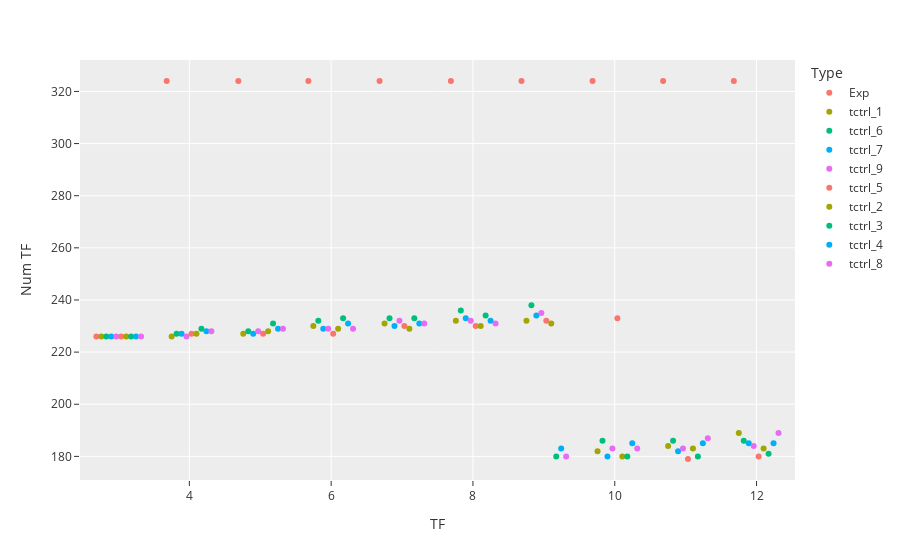

Source (notebook cell):
### Code cell
px.strip(all_stats, x='TF', y='Num TF', color='Type')

### Figure 1 — Plotly figure (JSON) as saved in the notebook; plotly's stock layout.template omitted (floating-point values rounded to 4 significant figures)
{"data": [{"alignmentgroup": "True", "boxpoints": "all", "fillcolor": "rgba(255,255,255,0)", "hoveron": "points", "hovertemplate": "Type=Exp<br>TF=%{x}<br>Num TF=%{y}<extra></extra>", "legendgroup": "Exp", "line": {"color": "rgba(255,255,255,0)"}, "marker": {"color": "#F8766D"}, "name": "Exp", "offsetgroup": "Exp", "orientation": "v", "pointpos": 0, "showlegend": true, "type": "box", "x": [3, 4, 5, 6, 7, 8, 9, 10, 11, 12], "x0": " ", "xaxis": "x", "y": [226, 324, 324, 324, 324, 324, 324, 324, 324, 324], "y0": " ", "yaxis": "y"}, {"alignmentgroup": "True", "boxpoints": "all", "fillcolor": "rgba(255,255,255,0)", "hoveron": "points", "hovertemplate": "Type=tctrl_1<br>TF=%{x}<br>Num TF=%{y}<extra></extra>", "legendgroup": "tctrl_1", "line": {"color": "rgba(255,255,255,0)"}, "marker": {"color": "#A3A500"}, "name": "tctrl_1", "offsetgroup": "tctrl_1", "orientation": "v", "pointpos": 0, "showlegend": true, "type": "box", "x": [3, 4, 5, 6, 7, 8, 9, 10, 11, 12], "x0": " ", "xaxis": "x", "y": [226, 226, 227, 230, 231, 232, 232, 182, 184, 189], "y0": " ", "yaxis": "y"}, {"alignmentgroup": "True", "boxpoints": "all", "fillcolor": "rgba(255,255,255,0)", "hoveron": "points", "hovertemplate": "Type=tctrl_6<br>TF=%{x}<br>Num TF=%{y}<extra></extra>", "legendgroup": "tctrl_6", "line": {"color": "rgba(255,255,255,0)"}, "marker": {"color": "#00BF7D"}, "name": "tctrl_6", "offsetgroup": "tctrl_6", "orientation": "v", "pointpos": 0, "showlegend": true, "type": "box", "x": [3, 4, 5, 6, 7, 8, 9, 10, 11, 12], "x0": " ", "xaxis": "x", "y": [226, 227, 228, 232, 233, 236, 238, 186, 186, 186], "y0": " ", "yaxis": "y"}, {"alignmentgroup": "True", "boxpoints": "all", "fillcolor": "rgba(255,255,255,0)", "hoveron": "points", "hovertemplate": "Type=tctrl_7<br>TF=%{x}<br>Num TF=%{y}<extra></extra>", "legendgroup": "tctrl_7", "line": {"color": "rgba(255,255,255,0)"}, "marker": {"color": "#00B0F6"}, "name": "tctrl_7", "offsetgroup": "tctrl_7", "orientation": "v", "pointpos": 0, "showlegend": true, "type": "box", "x": [3, 4, 5, 6, 7, 8, 9, 10, 11, 12], "x0": " ", "xaxis": "x", "y": [226, 227, 227, 229, 230, 233, 234, 180, 182, 185], "y0": " ", "yaxis": "y"}, {"alignmentgroup": "True", "boxpoints": "all", "fillcolor": "rgba(255,255,255,0)", "hoveron": "points", "hovertemplate": "Type=tctrl_9<br>TF=%{x}<br>Num TF=%{y}<extra></extra>", "legendgroup": "tctrl_9", "line": {"color": "rgba(255,255,255,0)"}, "marker": {"color": "#E76BF3"}, "name": "tctrl_9", "offsetgroup": "tctrl_9", "orientation": "v", "pointpos": 0, "showlegend": true, "type": "box", "x": [3, 4, 5, 6, 7, 8, 9, 10, 11, 12], "x0": " ", "xaxis": "x", "y": [226, 226, 228, 229, 232, 232, 235, 183, 183, 184], "y0": " ", "yaxis": "y"}, {"alignmentgroup": "True", "boxpoints": "all", "fillcolor": "rgba(255,255,255,0)", "hoveron": "points", "hovertemplate": "Type=tctrl_5<br>TF=%{x}<br>Num TF=%{y}<extra></extra>", "legendgroup": "tctrl_5", "line": {"color": "rgba(255,255,255,0)"}, "marker": {"color": "#F8766D"}, "name": "tctrl_5", "offsetgroup": "tctrl_5", "orientation": "v", "pointpos": 0, "showlegend": true, "type": "box", "x": [3, 4, 5, 6, 7, 8, 9, 10, 11, 12], "x0": " ", "xaxis": "x", "y": [226, 227, 227, 227, 230, 230, 232, 233, 179, 180], "y0": " ", "yaxis": "y"}, {"alignmentgroup": "True", "boxpoints": "all", "fillcolor": "rgba(255,255,255,0)", "hoveron": "points", "hovertemplate": "Type=tctrl_2<br>TF=%{x}<br>Num TF=%{y}<extra></extra>", "legendgroup": "tctrl_2", "line": {"color": "rgba(255,255,255,0)"}, "marker": {"color": "#A3A500"}, "name": "tctrl_2", "offsetgroup": "tctrl_2", "orientation": "v", "pointpos": 0, "showlegend": true, "type": "box", "x": [3, 4, 5, 6, 7, 8, 9, 10, 11, 12], "x0": " ", "xaxis": "x", "y": [226, 227, 228, 229, 229, 230, 231, 180, 183, 183], "y0": " ", "yaxis": "y"}, {"alignmentgroup": "True", "boxpoints": "all", "fillcolor": "rgba(255,255,255,0)", "hoveron": "points", "hovertemplate": "Type=tctrl_3<br>TF=%{x}<br>Num TF=%{y}<extra></extra>", "legendgroup": "tctrl_3", "line": {"color": "rgba(255,255,255,0)"}, "marker": {"color": "#00BF7D"}, "name": "tctrl_3", "offsetgroup": "tctrl_3", "orientation": "v", "pointpos": 0, "showlegend": true, "type": "box", "x": [3, 4, 5, 6, 7, 8, 9, 10, 11, 12], "x0": " ", "xaxis": "x", "y": [226, 229, 231, 233, 233, 234, 180, 180, 180, 181], "y0": " ", "yaxis": "y"}, {"alignmentgroup": "True", "boxpoints": "all", "fillcolor": "rgba(255,255,255,0)", "hoveron": "points", "hovertemplate": "Type=tctrl_4<br>TF=%{x}<br>Num TF=%{y}<extra></extra>", "legendgroup": "tctrl_4", "line": {"color": "rgba(255,255,255,0)"}, "marker": {"color": "#00B0F6"}, "name": "tctrl_4", "offsetgroup": "tctrl_4", "orientation": "v", "pointpos": 0, "showlegend": true, "type": "box", "x": [3, 4, 5, 6, 7, 8, 9, 10, 11, 12], "x0": " ", "xaxis": "x", "y": [226, 228, 229, 231, 231, 232, 183, 185, 185, 185], "y0": " ", "yaxis": "y"}, {"alignmentgroup": "True", "boxpoints": "all", "fillcolor": "rgba(255,255,255,0)", "hoveron": "points", "hovertemplate": "Type=tctrl_8<br>TF=%{x}<br>Num TF=%{y}<extra></extra>", "legendgroup": "tctrl_8", "line": {"color": "rgba(255,255,255,0)"}, "marker": {"color": "#E76BF3"}, "name": "tctrl_8", "offsetgroup": "tctrl_8", "orientation": "v", "pointpos": 0, "showlegend": true, "type": "box", "x": [3, 4, 5, 6, 7, 8, 9, 10, 11, 12], "x0": " ", "xaxis": "x", "y": [226, 228, 229, 229, 231, 231, 180, 183, 187, 189], "y0": " ", "yaxis": "y"}], "layout": {"boxmode": "group", "legend": {"title": {"text": "Type"}, "tracegroupgap": 0}, "margin": {"t": 60}, "xaxis": {"anchor": "y", "domain": [0, 1], "title": {"text": "TF"}}, "yaxis": {"anchor": "x", "domain": [0, 1], "title": {"text": "Num TF"}}}}
